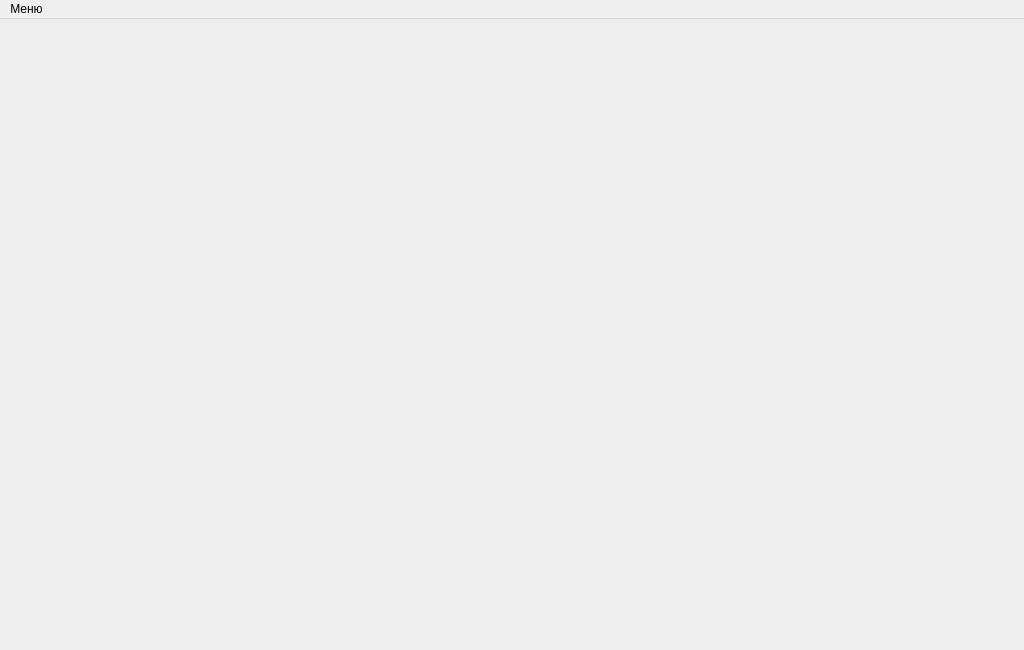
<?xml version="1.0" encoding="UTF-8"?>
<ui version="4.0">
 <class>MainWindow</class>
 <widget class="QMainWindow" name="MainWindow">
  <property name="geometry">
   <rect>
    <x>0</x>
    <y>0</y>
    <width>1024</width>
    <height>650</height>
   </rect>
  </property>
  <property name="windowTitle">
   <string>IQonA</string>
  </property>
  <widget class="QWidget" name="centralWidget">
   <layout class="QGridLayout" name="gridLayout_3">
    <item row="0" column="0" colspan="2">
     <layout class="QGridLayout" name="iqVisualizers_gridLayout"/>
    </item>
   </layout>
  </widget>
  <widget class="QMenuBar" name="menuBar">
   <property name="geometry">
    <rect>
     <x>0</x>
     <y>0</y>
     <width>1024</width>
     <height>22</height>
    </rect>
   </property>
   <widget class="QMenu" name="menu">
    <property name="title">
     <string>Меню</string>
    </property>
    <widget class="QMenu" name="menu_2">
     <property name="title">
      <string>Количество каналов</string>
     </property>
     <addaction name="countChannal_1_action"/>
     <addaction name="countChannal_2_action"/>
     <addaction name="countChannal_3_action"/>
     <addaction name="countChannal_4_action"/>
    </widget>
    <addaction name="menu_2"/>
    <addaction name="exit_action"/>
   </widget>
   <addaction name="menu"/>
  </widget>
  <action name="exit_action">
   <property name="text">
    <string>Выход</string>
   </property>
  </action>
  <action name="nvl_action">
   <property name="text">
    <string>NVL</string>
   </property>
  </action>
  <action name="countChannal_1_action">
   <property name="text">
    <string>1</string>
   </property>
  </action>
  <action name="countChannal_2_action">
   <property name="text">
    <string>2</string>
   </property>
  </action>
  <action name="countChannal_3_action">
   <property name="text">
    <string>3</string>
   </property>
  </action>
  <action name="countChannal_4_action">
   <property name="text">
    <string>4</string>
   </property>
  </action>
 </widget>
 <layoutdefault spacing="6" margin="11"/>
 <resources/>
 <connections/>
</ui>
